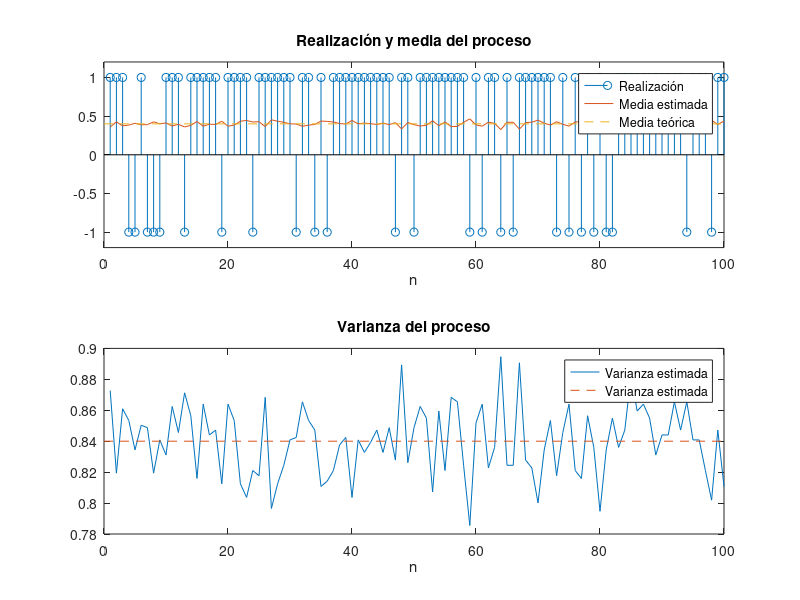

The MATLAB script that drew this image:
close all;
clear all;
clc;

pkg load statistics;

% Actividad 1

rand('seed', 42);

M = 1000;
N = 100;

p = 0.7;

mu_X_exact = 2 * p - 1;
var_X_exact = 4 * p * (1 - p);

Z = rand(M, N) < p;

X = 2*Z - 1;

mu_X = mean(X)

var_X = var(X);

figure();

subplot(2, 1, 1);
stem(X(1,:));
hold on;
plot(mu_X);
plot([0 N], [mu_X_exact mu_X_exact], '--');
ylim([-1.2 1.2]);
legend(['Realización'; 'Media estimada'; 'Media teórica']);
title('Realización y media del proceso');
xlabel('n');

subplot(2, 1, 2);
plot(var_X);
hold on;
plot([0 N], [var_X_exact var_X_exact], '--');
xlabel('n');
legend(['Varianza estimada'; 'Varianza estimada'; 'Media teórica']);
title('Varianza del proceso');

